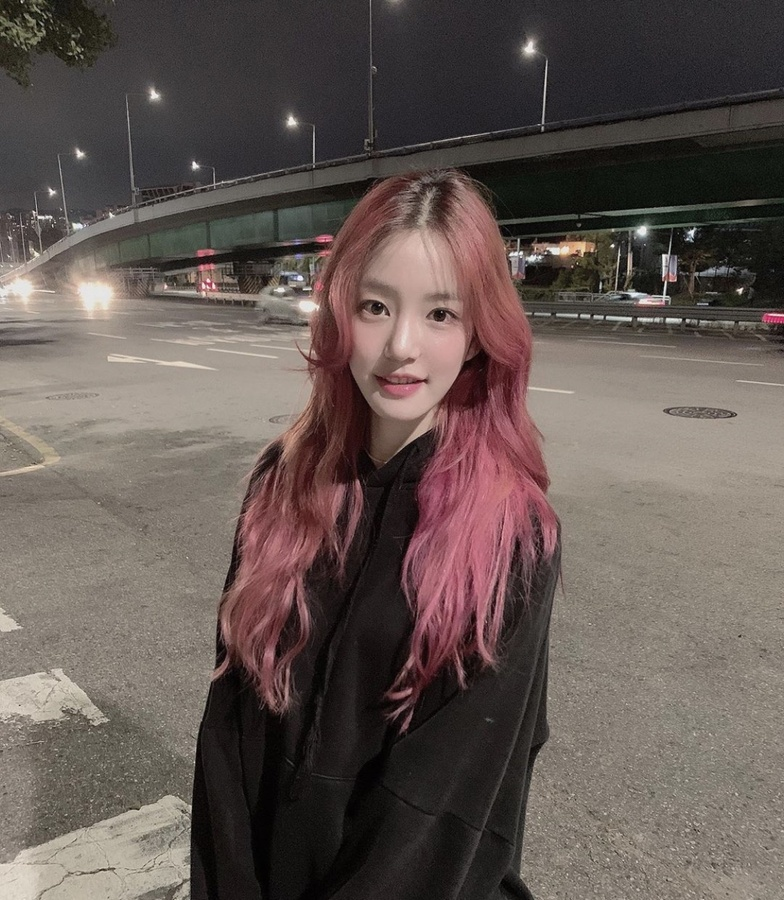
#> input picture pic/iub.jpg, 784 x 900 px, shrunk from 1125 x 1291 before the run, found by its file name
$ python faceRecognizing.py
#> lines starting #> are read from the running program, lines starting #| are printed output that depends on the picture; after the words box and inside, x2 and y2 are one past the last pixel; in counts of white or black regions, pixels touching at a corner belong together
#openCV 사진 얼굴 인식
#출처 : https://hwangpy.tistory.com/1
import numpy as np
import cv2
from matplotlib import pyplot as plt

face_cascade = cv2.CascadeClassifier('C:\\Users\\com4in\\Anaconda3\\Lib\\site-packages\\cv2\\data\\haarcascade_frontalface_default.xml')
#라이브러리 생성
img = cv2.imread('iub.jpg') #이미지 읽어들이기
#> img is the input picture: shape (900, 784, 3); mean B, G, R 82.7, 87.4, 99
gray = cv2.cvtColor(img, cv2.COLOR_BGR2GRAY)
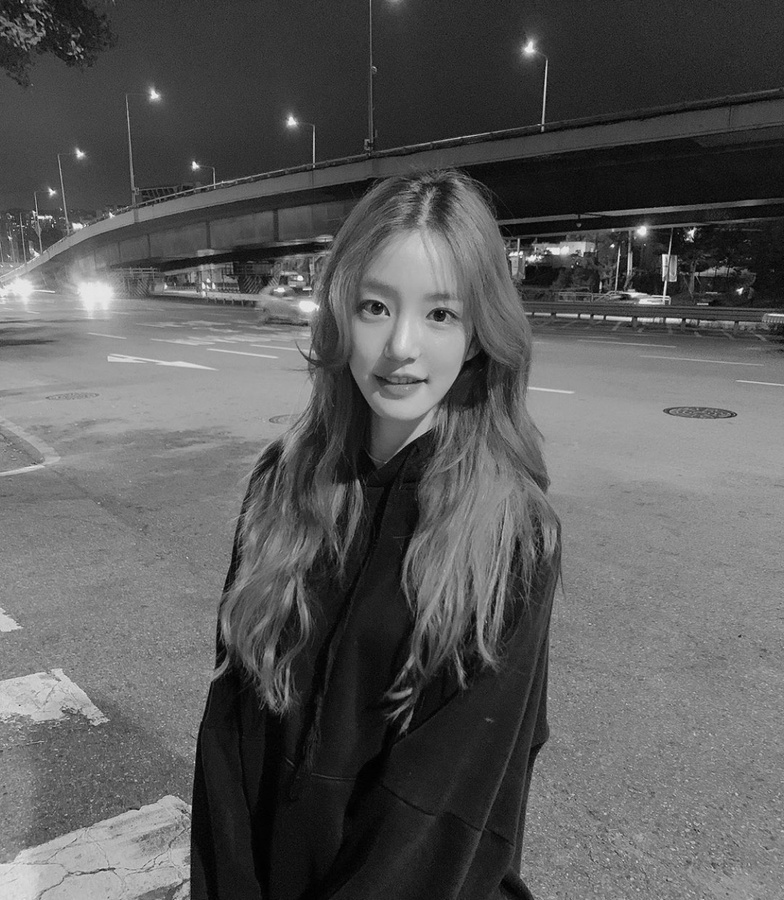
#> gray: shape (900, 784); min 0, max 250, mean 90.4
#이미지를 불러오고 이미지를 흑백으로 바꿈(이미지 처리에 색깔이 필요없기 떄문에)
faces = face_cascade.detectMultiScale(gray, 1.5, 2, minSize = (10,10))
#> faces = [[314, 243, 182, 182]]
#얼굴의 스케일 조정
#괄호안의 숫자를 바꾸면서 얼굴의 크기에 따라 얼굴과 눈을 검출
#괄호안의 숫자가 커질수록 작은 얼굴 감지
for (x,y,w,h) in faces:
    cv2.rectangle(img,(x,y),(x+w,y+h),(255,0,0),2)
#> this loop made 1 pass
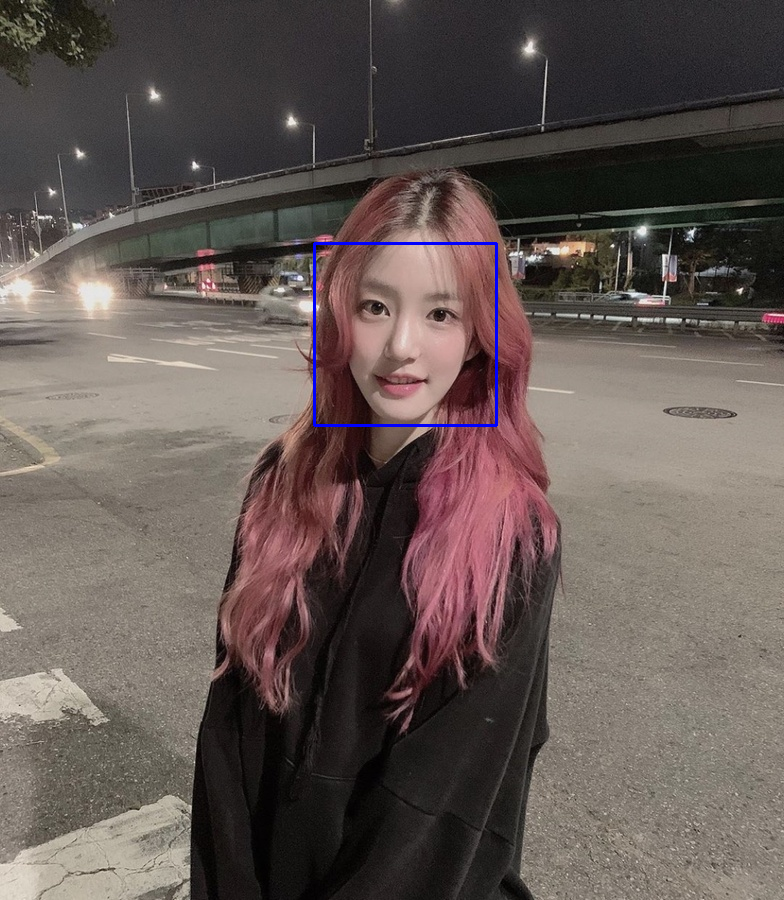
#> img: shape (900, 784, 3); 0.31% of pixels changed, all inside (x1, y1, x2, y2) = (313, 242, 498, 427)
    # (R,G,B)의 명도
#     roi_gray = gray[y:y+h, x:x+w]
#     roi_color = img[y:y+h, x:x+w]
cv2.imshow('img',img)
cv2.waitKey(0)
cv2.destroyAllWindows()

$ run again, with pic/fr1.jpg copied over pic/iub.jpg
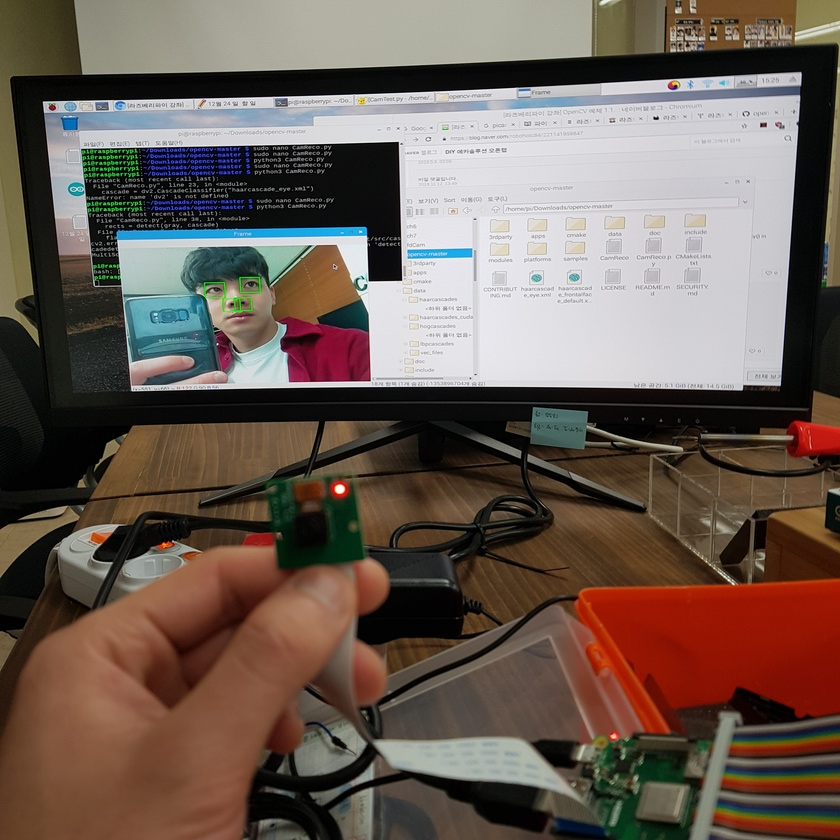
#> input picture pic/fr1.jpg, 840 x 840 px, shrunk from 3024 x 3024 before the run, found by its file name
#> img is the input picture: shape (840, 840, 3); mean B, G, R 84.7, 93.6, 108.5
#> `gray = cv2.cvtColor(img, cv2.COLOR_BGR2GRAY)`:
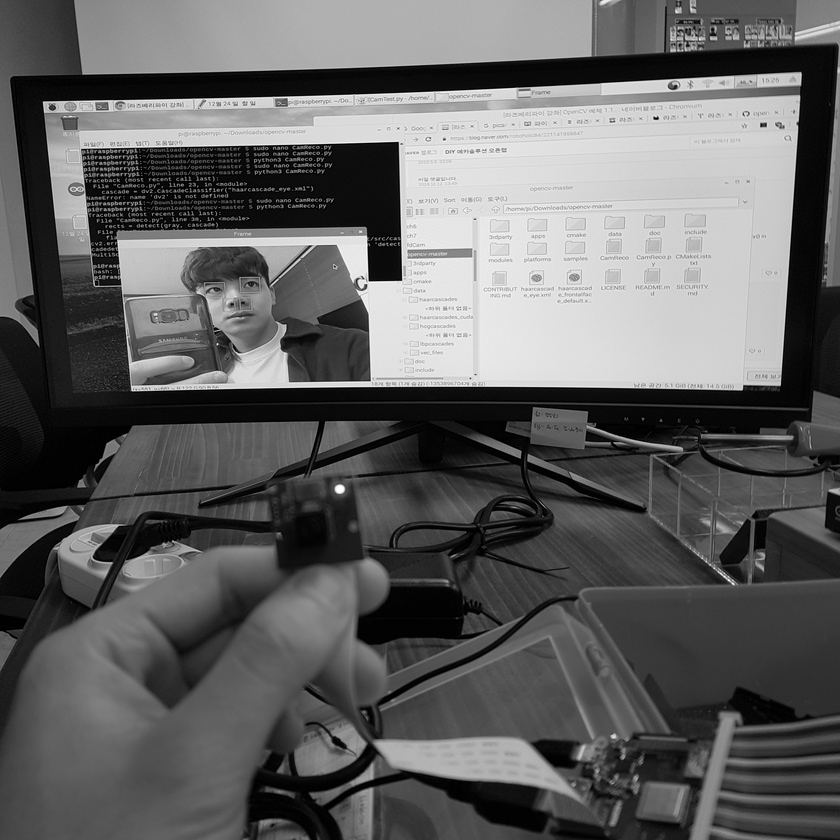
#> gray: shape (840, 840); min 0, max 255, mean 97
#> faces = ()

$ run again, with pic/fr2.jpg copied over pic/iub.jpg
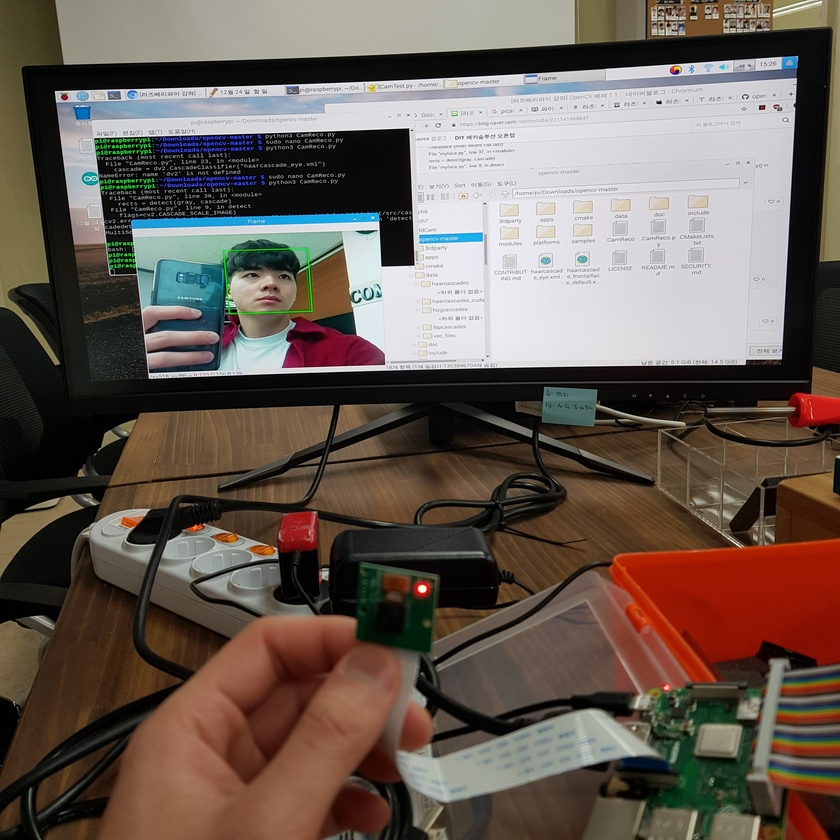
#> input picture pic/fr2.jpg, 840 x 840 px, shrunk from 3024 x 3024 before the run, found by its file name
#> img is the input picture: shape (840, 840, 3); mean B, G, R 84, 92.6, 105.4
#> `gray = cv2.cvtColor(img, cv2.COLOR_BGR2GRAY)`:
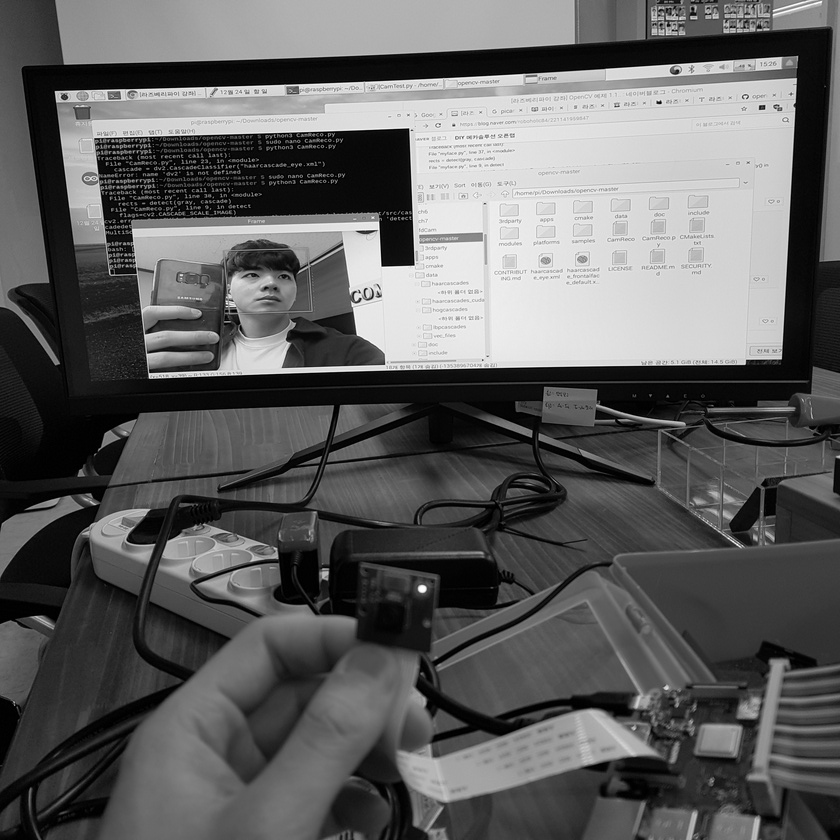
#> gray: shape (840, 840); min 0, max 255, mean 95.4
#> faces = ()
